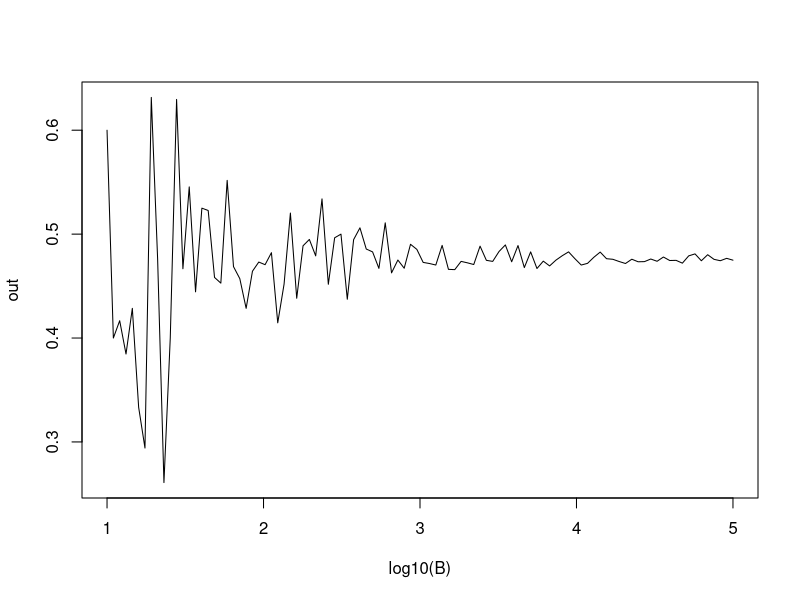
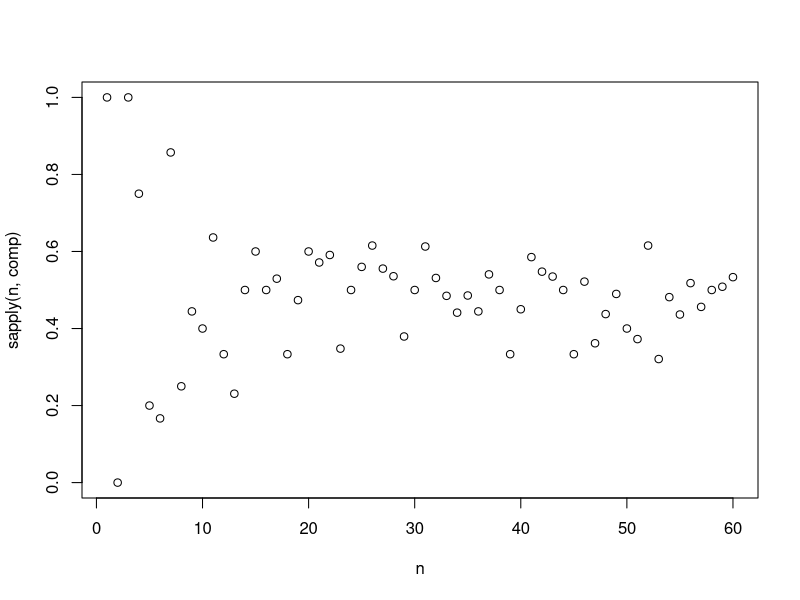

Generate these figures, in order, with R:
B<-100
n<-5
B<-10^seq(1,5,len=100)
comp<-function(B,n=22){#22 is the number of people in group..how may have same?  
  results<-replicate(B,{
    bdays<-sample(1:365,n,replace = T)
    any(duplicated(bdays))
    })
    mean(results)
        }
out<-(sapply(B,comp))
plot(log10(B),out,type="l")

n<-seq(1,60)
plot(n,sapply(n,comp))
